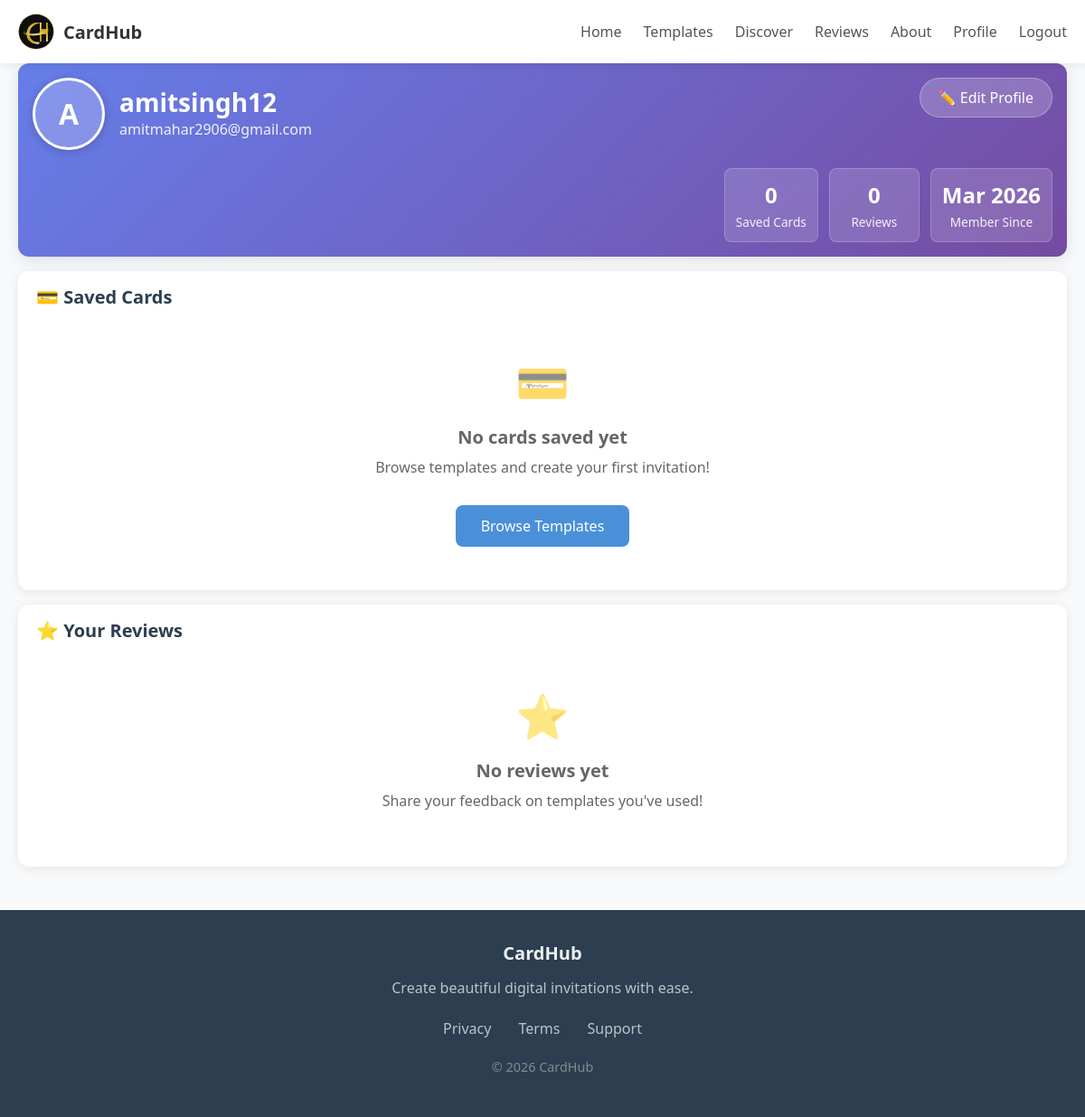
Screenshot of /profile (signed in) with the database file from the repository.
### app.py (models this page shows, shortened)
class User(db.Model):
    __tablename__ = "users"
    id = db.Column(db.Integer, primary_key=True)
    username = db.Column(db.String(80), unique=True, nullable=False)
    email = db.Column(db.String(120), unique=True, nullable=False)
    password_hash = db.Column(db.String(255), nullable=False)
    profile_pic = db.Column(db.String(200), nullable=True)
    created_at = db.Column(db.DateTime, default=datetime.utcnow)
    reviews = db.relationship("Review", backref="user", lazy=True)

### app.py (the view)
@app.route("/profile", methods=["GET", "POST"])
@login_required
def profile():
    user = current_user()
    cards = Card.query.filter_by(user_id=user.id).order_by(Card.created_at.desc()).all()
    for card in cards:
        if card.template_id:
            card.template = db.session.get(Template, card.template_id)
    user_reviews = Review.query.filter_by(user_id=user.id).order_by(Review.created_at.desc()).all()
    return render_template("profile.html", user=user, cards=cards, reviews=user_reviews)

### app.py (called while the page is built)
def current_user():
    uid = session.get("user_id")
    if not uid:
        return None
    return db.session.get(User, uid)

def login_required(f):
    @wraps(f)
    def wrapper(*args, **kwargs):
        if not session.get("user_id"):
            flash("Please log in to continue.", "warning")
            return redirect(url_for("login", next=request.path))
        return f(*args, **kwargs)
    return wrapper

@app.context_processor
def inject_globals():
    user = current_user()
    return {
        "current_user_obj": user,
        "USER_ROLE": "free"
    }

### templates/profile.html (shortened to what this page needs)
{% extends "base.html" %}
{% block content %}
<div class="container">
  <section class="profile-hero">
  <div style="display:flex; justify-content:space-between; align-items:flex-start; flex-wrap:wrap;">
    <div class="d-flex align-center gap-2" style="flex-wrap: wrap;">
      {% if user.profile_pic %}
        <img src="{{ url_for('static', filename='uploads/profile_pics/' + user.profile_pic) }}"
             alt="{{ user.username }}" class="profile-avatar">
             {% else %}
             <div class="profile-avatar text-white"
                  style="background: rgba(255,255,255,0.2); backdrop-filter: blur(10px); font-size: 2rem; font-weight: bold; display:flex; align-items:center; justify-content:center; line-height:1;">
                  {{ user.username[0]|upper if user.username else 'U' }}
              </div>
              {% endif %}
      <div>
        <h1 style="margin:0;">{{ user.username }}</h1>
        <p style="margin:0; opacity:0.9;">{{ user.email }}</p>
      </div>
    </div>
    <a href="{{ url_for('edit_profile') }}" class="btn-ghost">
      ✏️ Edit Profile
    </a>
  </div>
  <div style="display:flex; justify-content:flex-end; margin-top:20px;">
    <div class="profile-stats-row">
      <div class="stat-item">
        <div class="stat-number">{{ cards|length }}</div>
        <div class="stat-label">Saved Cards</div>
      </div>
      <div class="stat-item">
        <div class="stat-number">{{ reviews|length }}</div>
        <div class="stat-label">Reviews</div>
      </div>
      <div class="stat-item">
        <div class="stat-number">{{ user.created_at.strftime('%b %Y') }}</div>
        <div class="stat-label">Member Since</div>
      </div>
    </div>
  </div>
</section>
  <section class="profile-section">
    <h2 class="profile-section-title">💳 Saved Cards</h2>
    {% if cards %}
      <div class="profile-grid">
        {% for card in cards %}
          <div class="card">
            <a href="{{ url_for('edit_card', card_id=card.id) }}"
               class="card-compact"
               style="
               height: 180px;
               {% if card.bg_image %}
                 background: linear-gradient(rgba(0,0,0,0.4), rgba(0,0,0,0.4)), url('{{ card.bg_image }}');
                 background-size: cover;
                 background-position: center;
               {% else %}
                 background: {{ card.bg_color or '#f8f9fa' }};
               {% endif %}
               ">
              <div style="position: absolute; inset: 0; padding: 1rem; color: white; display: flex; flex-direction: column; justify-content: center; text-shadow: 0 1px 3px rgba(0,0,0,0.7);">
                {% if card.label_text %}<div style="font-weight: bold; font-size: 1.1rem; margin-bottom: 0.25rem;">{{ card.label_text }}</div>{% endif %}
                {% if card.title_text %}<div style="font-size: 1.25rem; margin-bottom: 0.25rem;">{{ card.title_text }}</div>{% endif %}
                {% if card.line1_text %}<div style="font-size: 1rem; opacity: 0.95;">{{ card.line1_text }}</div>{% endif %}
                {% if card.line2_text %}<div style="font-size: 1rem; opacity: 0.95;">{{ card.line2_text }}</div>{% endif %}
              </div>
            </a>
            <div class="card-meta">
              <span>{{ card.template.name if card.template else 'Custom' }}</span>
              <span style="color: #888;">{{ card.created_at.strftime('%d %b') }}</span>
            </div>
            <div class="card-actions">
              <a href="{{ url_for('edit_card', card_id=card.id) }}" class="btn-sm btn-edit-sm">Edit</a>
              <form method="POST" action="{{ url_for('delete_card', card_id=card.id) }}" style="display: inline;"
                    onsubmit="return confirm('Delete this card?')">
                <button type="submit" class="btn-sm btn-delete-sm">Delete</button>
              </form>
            </div>
          </div>
        {% endfor %}
      </div>
    {% else %}
      <div class="empty-state">
        <span class="emoji">💳</span>
        <h3 style="margin-bottom: 0.5rem;">No cards saved yet</h3>
        <p>Browse templates and create your first invitation!</p>
        <a href="{{ url_for('templates_gallery') }}" class="btn-primary mt-2">Browse Templates</a>
      </div>
    {% endif %}
  </section>
  <section class="profile-section">
    <h2 class="profile-section-title">⭐ Your Reviews</h2>
    {% if reviews %}
      <div class="profile-grid">
        {% for review in reviews %}
          <div class="profile-review card">
            <div class="rating-stars">★ {{ "%.1f"|format(review.rating|float) }}</div>
            <div style="font-size: 1.1rem; font-weight: 600; color: #2c3e50; margin-bottom: 0.5rem;">
              {{ review.template.name if review.template else 'Template' }}
            </div>
            <p style="margin-bottom: 0.75rem; line-height: 1.5;">{{ review.comment }}</p>
            <div style="font-size: 0.85rem; color: #888;">
              {{ review.created_at.strftime('%d %b %Y') }}
            </div>
          </div>
        {% endfor %}
      </div>
    {% else %}
      <div class="empty-state">
        <span class="emoji">⭐</span>
        <h3 style="margin-bottom: 0.5rem;">No reviews yet</h3>
        <p>Share your feedback on templates you've used!</p>
      </div>
    {% endif %}
  </section>
</div>
{% endblock %}

### static/css/styles.css (style rules this page uses)
* { -webkit-tap-highlight-color: transparent; box-sizing: border-box; }
html, body { overflow-x: hidden; scroll-behavior: smooth; }
body { background: #f8f9fa; font-family: 'Segoe UI', system-ui, sans-serif; color: #333; -webkit-font-smoothing: antialiased; min-height: 100vh; margin: 0; padding: 0; }
.container { max-width: 1200px; margin: 0 auto; padding: 0 20px; }
.btn-primary { display: inline-block; background: #4a90d9; color: white; font-weight: 500; padding: 12px 28px; border-radius: 8px; text-decoration: none; cursor: pointer; border: none; transition: background 0.3s ease; }
.btn-ghost { background: rgba(255,255,255,0.2); color: white; padding: 10px 20px; border-radius: 25px; border: 1px solid rgba(255,255,255,0.3); transition: all 0.3s; font-weight: 500; text-decoration: none; }
h1, h2, h3, h4, h5, h6 { margin: 0 0 12px 0; font-weight: 600; line-height: 1.3; }
h1 { font-size: 1.75rem; }
h2 { font-size: 1.5rem; }
h3 { font-size: 1.25rem; }
p { margin: 0 0 12px 0; line-height: 1.6; }
a { color: #4a90d9; text-decoration: none; }
.profile-hero { background: linear-gradient(135deg, #667eea 0%, #764ba2 100%); color: white; border-radius: 12px; padding: 1rem; margin-bottom: 1rem; box-shadow: 0 4px 16px rgba(0,0,0,0.1); }
.profile-avatar { width: 80px; height: 80px; border-radius: 50%; border: 3px solid white; box-shadow: 0 2px 12px rgba(0,0,0,0.2); flex-shrink: 0; display: flex; align-items: center; justify-content: center; overflow: hidden; }
.stat-item { background: rgba(255,255,255,0.15); backdrop-filter: blur(8px); padding: 0.75rem; border-radius: 8px; text-align: center; border: 1px solid rgba(255,255,255,0.2); }
.stat-number { font-size: 1.5rem; font-weight: bold; margin-bottom: 0.25rem; }
.stat-label { font-size: 0.85rem; opacity: 0.9; }
.profile-section { background: white; border-radius: 12px; padding: 1rem 1.25rem; box-shadow: 0 2px 12px rgba(0,0,0,0.08); margin-bottom: 1rem; }
.profile-section-title { font-size: 1.25rem; margin: 0 0 1rem 0; color: #2c3e50; }
.empty-state { text-align: center; padding: 2rem 1rem; color: #666; }
.empty-state .emoji { font-size: 3rem; opacity: 0.6; display: block; margin-bottom: 1rem; }
.mt-2 { margin-top: 16px; }
.d-flex { display: flex; }
.align-center { align-items: center; }
.gap-2 { gap: 16px; }
.text-white { color: white; }
.profile-stats-row { display: flex; gap: 12px; }
.profile-stats-row .stat-item { min-width: 100px; }

### rows the page displays
User: username "A", username "amitsingh12", email "amitmahar2906@gmail.com", created_at "Mar 2026"

### other values shown
{{ label }} "Home Templates Discover Reviews About Profile"
{{ cards|length }} "0"
{{ reviews|length }} "0"
